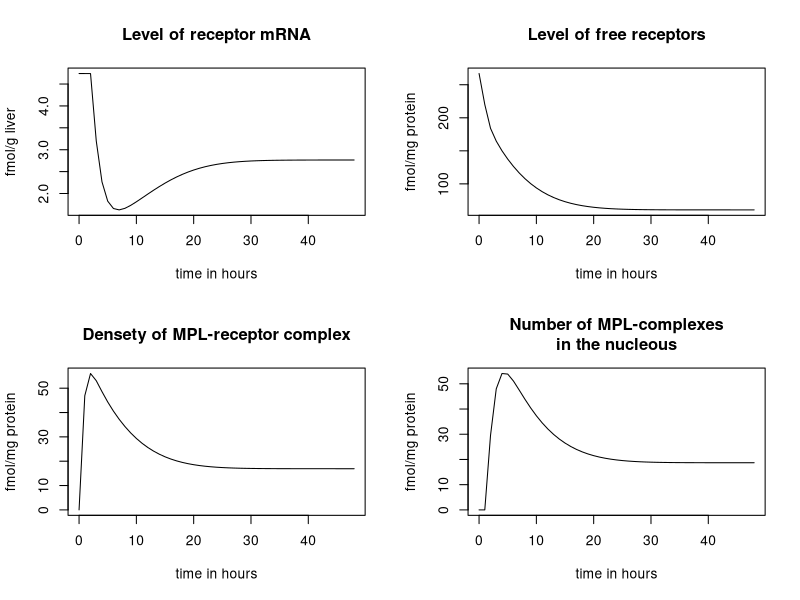
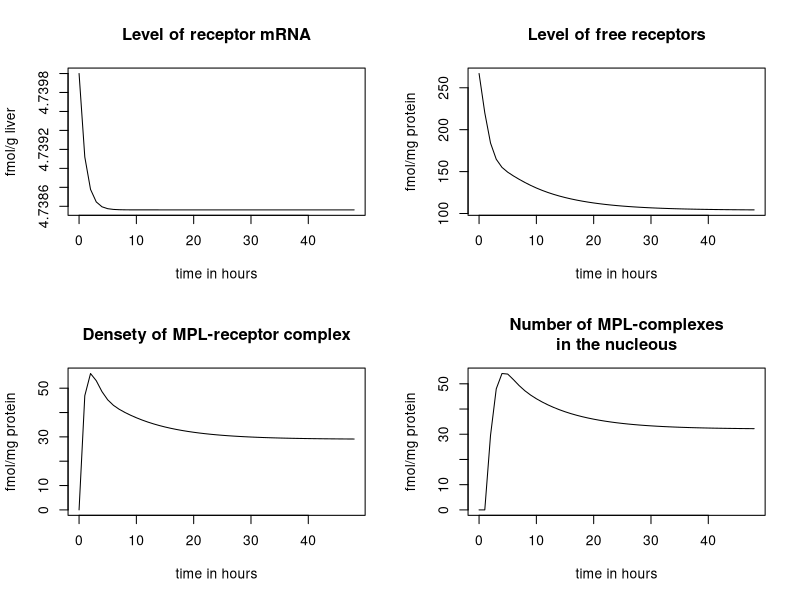
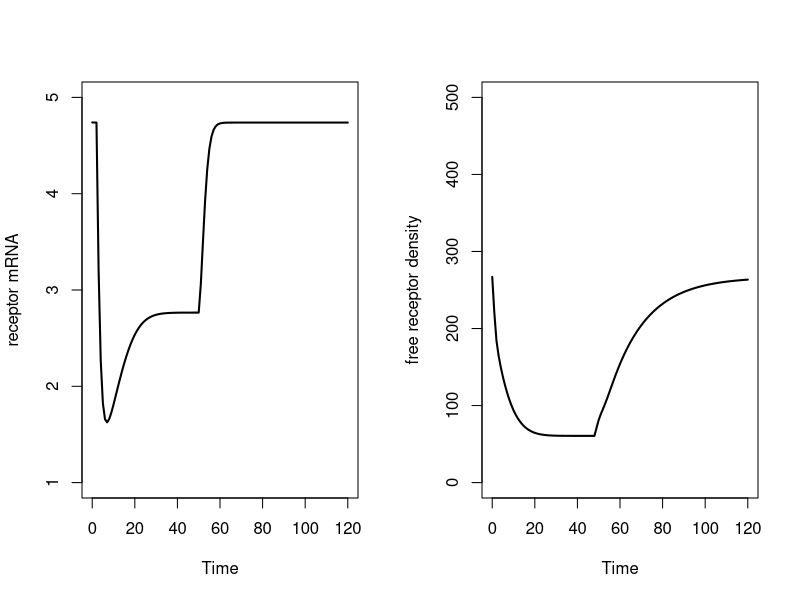
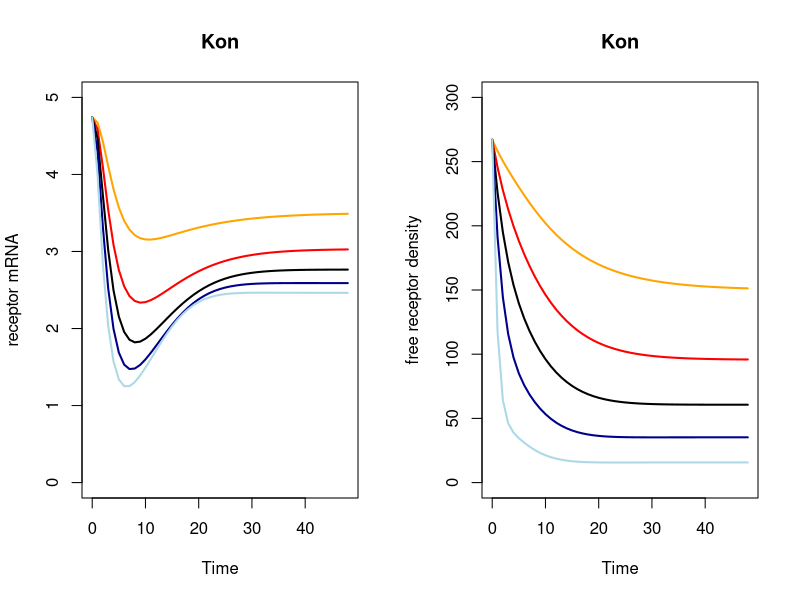
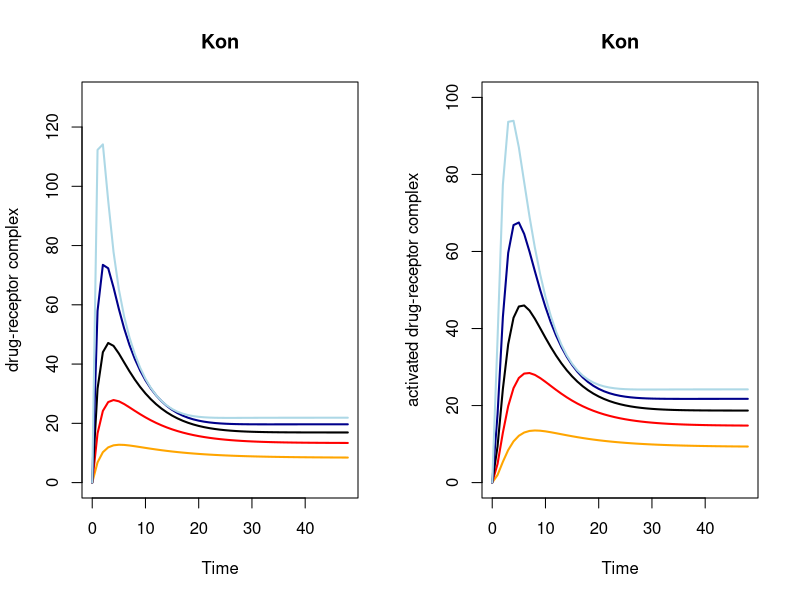
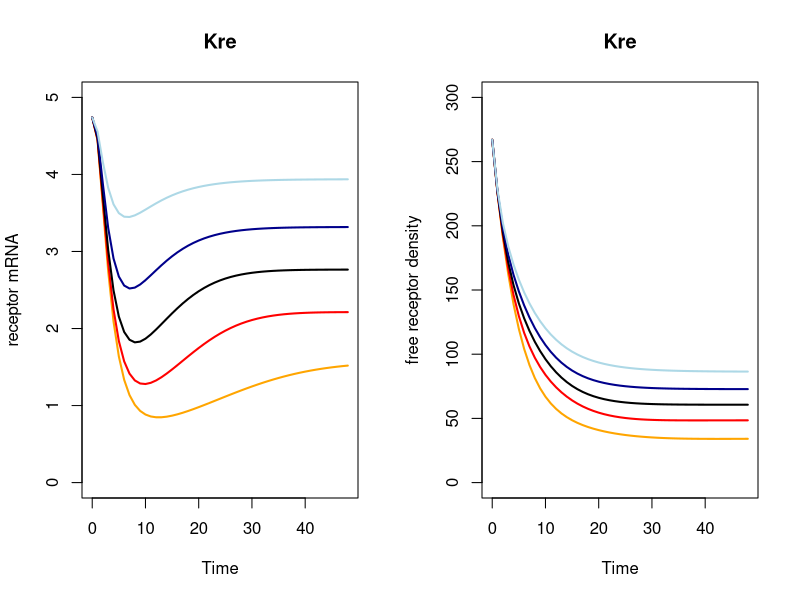
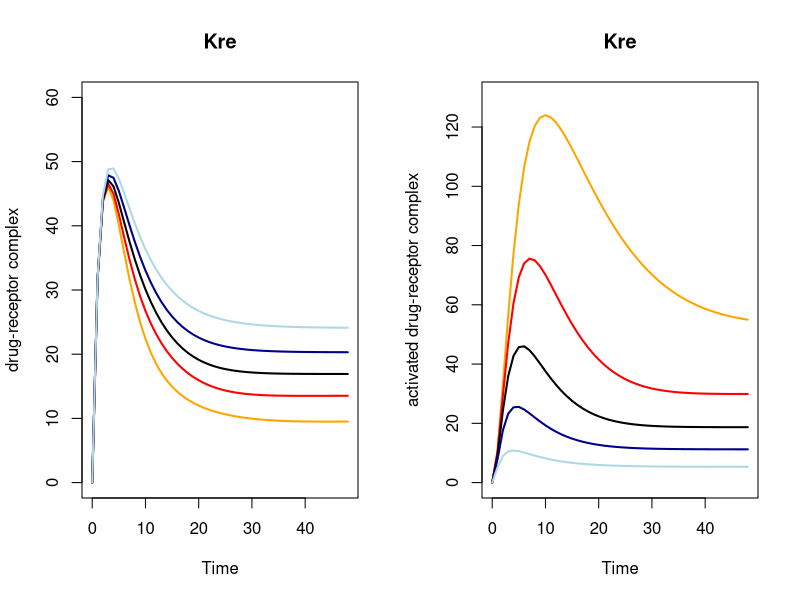
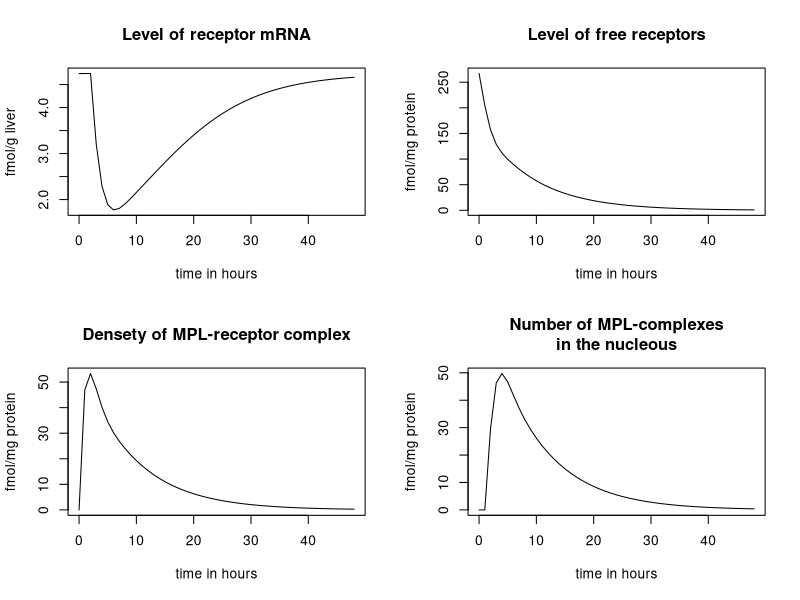

The R script that drew these images, in order:
## ---- chunk 1
knitr::opts_chunk$set(echo = TRUE)
## ---- chunk 2
library(deSolve)
# Parameters
parameters <- c(ks_Rm = 2.90, # fmol/g liver/h
                IC50_Rm = 26.2, # fmol/mg protein
                kon = 0.00329, # L/nmol/h
                kT = 0.63, # 1/h
                kre = 0.57, # 1/h
                Rf = 0.49,
                kd_R = 0.0572, # 1/h
                kd_Rm = 0.612,
                ks_R = 3.22,
                D = 53.409) # nmol/L
# Initial state
state <- c(Rmo = 4.74, # fmol/g liver
           Ro = 267, # fmol/mg protein
           DR = 0, # fmol/ mg protein
           DRN = 0) # fmol/mg protein
# Model
GR <- function(t, state, parms){
  with(as.list(c(state, parms)),{
    dmRNAR <- ks_Rm * (1 - DRN/(IC50_Rm + DRN)) - kd_Rm * Rmo
    dR <- ks_R * Rmo + Rf * kre * DRN - kon * D * Ro - kd_R * Ro
    dDR <- kon * D * Ro - kT * DR
    dDRN <- kT * DR - kre * DRN
    return(list(c(dmRNAR, dR, dDR, dDRN)))
  })}
# Timeframe
times <- seq(0, 48, by = 1)
# Run model
out <- ode(y = state, times = times, parms = parameters, func = GR, method = "euler")
## ---- chunk 3
# Plot
plot(out, main = c("Level of receptor mRNA", "Level of free receptors",
                   "Densety of MPL-receptor complex", "Number of MPL-complexes\nin the nucleous"),
     xlab = "time in hours",
     ylab = c("fmol/g liver", "fmol/mg protein", "fmol/mg protein", "fmol/mg protein"))
## ---- chunk 4
GR <- function(t, state, parms){
  with(as.list(c(state, parms)),{
    dmRNAR <- ks_Rm - kd_Rm * Rmo
    dR <- ks_R * Rmo + Rf * kre * DRN - kon * D * Ro - kd_R * Ro
    dDR <- kon * D * Ro - kT * DR
    dDRN <- kT * DR - kre * DRN
    return(list(c(dmRNAR, dR, dDR, dDRN)))
  })}

out <- ode(y = state, times = times, parms = parameters, func = GR, method = "euler")

# Plot
plot(out, main = c("Level of receptor mRNA", "Level of free receptors",
                   "Densety of MPL-receptor complex", "Number of MPL-complexes\nin the nucleous"),
     xlab = "time in hours",
     ylab = c("fmol/g liver", "fmol/mg protein", "fmol/mg protein", "fmol/mg protein"))

## ---- chunk 5
GR <- function(t, state, parms){
  with(as.list(c(state, parms)),{
    dmRNAR <- ks_Rm * (1 - DRN/(IC50_Rm + DRN)) - kd_Rm * Rmo
    dR <- ks_R * Rmo + Rf * kre * DRN - kon * D * Ro - kd_R * Ro
    dDR <- kon * D * Ro - kT * DR
    dDRN <- kT * DR - kre * DRN
    return(list(c(dmRNAR, dR, dDR, dDRN)))
  })}

# Observation time series (using function seq)
Times  <-seq(0,24*2,by=1)
Times2 <- seq(0,24*3,by=1)

para_after <- replace(parameters, 10, 0)

out1 <- ode(y = state, times = Times, parms = parameters, func = GR, method = "euler")
out2 <- ode(y=out1[length(Times),2:5], times=Times2, parms= para_after, func = GR, method = "euler")

out2[,1] <- out2[,1]+Times[length(Times)]

out_n <- rbind(out1,out2)

# Convert output to dataframe for easy post-processing using $ notation
out_r<-as.data.frame(out_n)

# Make plot of concentration of receptor mRNa and free receptor density
par(mfrow=c(1,2))
plot(out_r$time,out_r$Rm,ylim = c(1,5), xlab="Time",ylab="receptor mRNA",type="l",lwd=2)
plot(out_r$time,out_r$Ro, ylim = c(0,500), xlab="Time",ylab="free receptor density",type="l",lwd=2)
## ---- chunk 6
# Model
GR <- function(t, state, parms){
  with(as.list(c(state, parms)),{
    dmRNAR <- ks_Rm * (1 - DRN/(IC50_Rm + DRN)) - kd_Rm * Rmo
    dR <- ks_R * Rmo + Rf * kre * DRN - kon * D * Ro - kd_R * Ro
    dDR <- kon * D * Ro - kT * DR
    dDRN <- kT * DR - kre * DRN
    return(list(c(dmRNAR, dR, dDR, dDRN)))
  })}

# Initial state
state <- c(Rmo = 4.74, # fmol/g liver
           Ro = 267, # fmol/mg protein
           DR = 0, # fmol/ mg protein
           DRN = 0) # fmol/mg protein

# Observation time series (using function seq)
ObservationTimes<-seq(0,24*2,by=1)

factors <- c(1/5,1/2,1,2,5)

# Load model parameters
MyParms_kon<-cbind(
  ks_Rm=rep(2.9,times=length(factors)),
  IC50_Rm=rep(26.2,times=length(factors)),
  kon=0.00329*factors,
  kT=rep(0.63,times=length(factors)),
  kre=rep(0.57,times=length(factors)),
  Rf=rep(0.49,times=length(factors)),
  kd_R=rep(0.0572,times=length(factors)),
  kd_Rm=rep(0.612,times=length(factors)),
  ks_R=rep(3.22,times=length(factors)),
  D=rep(20*1000/374.471,times=length(factors))
)

MyParms_kre<-cbind(
  ks_Rm=rep(2.9,times=length(factors)),
  IC50_Rm=rep(26.2,times=length(factors)),
  kon=rep(0.00329,times=length(factors)),
  kT=rep(0.63,times=length(factors)),
  kre=0.57*factors,
  Rf=rep(0.49,times=length(factors)),
  kd_R=rep(0.0572,times=length(factors)),
  kd_Rm=rep(0.612,times=length(factors)),
  ks_R=rep(3.22,times=length(factors)),
  D=rep(20*1000/374.471,times=length(factors))
  )

# simulations for different kon

for (i in 1:length(factors)){
# call lsoda and store result in out
  out <- ode(
    y=state, 
    times=ObservationTimes,   							
    func=GR, 
    parms=MyParms_kon[i,]
  )  
  # Convert output to dataframe for easy post-processing using $ notation
  out<-as.data.frame(out)
  out$kon <- MyParms_kon[i,c("kon")]
  
  if (i>1)
   {  
       simset_kon<-rbind(simset_kon,out)
   }
   else
   {
       simset_kon<-out
   }
}



# simulations for different kre

for (i in 1:length(factors)){
# call lsoda and store result in out
  out <- ode(
     y=state, 
     times=ObservationTimes,     						
    func=GR, 
    parms=MyParms_kre[i,]
  )  
  # Convert output to dataframe for easy post-processing using $ notation
  out<-as.data.frame(out)
  out$kre <- MyParms_kre[i,c("kre")]
  
  if (i>1)
   {  
       simset_kre<-rbind(simset_kre,out)
   }
   else
   {
       simset_kre<-out
   }
}



# Make plots of concentration of receptor mRNa and free receptor density
par(mfrow=c(1,2))
  plot(simset_kon$time[simset_kon$kon==MyParms_kon[1,c("kon")]],simset_kon$Rm[simset_kon$kon==MyParms_kon[1,c("kon")]],ylim = c(0,5), xlab="Time",ylab="receptor mRNA", main = 'Kon', type="l",lwd=2, col="orange")
  lines(simset_kon$time[simset_kon$kon==MyParms_kon[2,c("kon")]],simset_kon$Rm[simset_kon$kon==MyParms_kon[2,c("kon")]],ylim = c(0,5), type="l",lwd=2, col="red")
  lines(simset_kon$time[simset_kon$kon==MyParms_kon[3,c("kon")]],simset_kon$Rm[simset_kon$kon==MyParms_kon[3,c("kon")]],ylim = c(0,5), type="l",lwd=2, col="black")
  lines(simset_kon$time[simset_kon$kon==MyParms_kon[4,c("kon")]],simset_kon$Rm[simset_kon$kon==MyParms_kon[4,c("kon")]],ylim = c(0,5), type="l",lwd=2, col="darkblue")
  lines(simset_kon$time[simset_kon$kon==MyParms_kon[5,c("kon")]],simset_kon$Rm[simset_kon$kon==MyParms_kon[5,c("kon")]],ylim = c(0,5), type="l",lwd=2, col="lightblue")

  plot(simset_kon$time[simset_kon$kon==MyParms_kon[1,c("kon")]],simset_kon$Ro[simset_kon$kon==MyParms_kon[1,c("kon")]], ylim = c(0,300), xlab="Time",ylab="free receptor density",main = 'Kon',type="l",lwd=2, col="orange")
  lines(simset_kon$time[simset_kon$kon==MyParms_kon[2,c("kon")]],simset_kon$Ro[simset_kon$kon==MyParms_kon[2,c("kon")]], ylim = c(0,300), type="l",lwd=2, col="red")
  lines(simset_kon$time[simset_kon$kon==MyParms_kon[3,c("kon")]],simset_kon$Ro[simset_kon$kon==MyParms_kon[3,c("kon")]], ylim = c(0,300), type="l",lwd=2, col="black")
  lines(simset_kon$time[simset_kon$kon==MyParms_kon[4,c("kon")]],simset_kon$Ro[simset_kon$kon==MyParms_kon[4,c("kon")]], ylim = c(0,300), type="l",lwd=2, col="darkblue")
  lines(simset_kon$time[simset_kon$kon==MyParms_kon[5,c("kon")]],simset_kon$Ro[simset_kon$kon==MyParms_kon[5,c("kon")]], ylim = c(0,300), type="l",lwd=2, col="lightblue")

  plot(simset_kon$time[simset_kon$kon==MyParms_kon[1,c("kon")]],simset_kon$DR[simset_kon$kon==MyParms_kon[1,c("kon")]], ylim = c(0,130), xlab="Time",ylab="drug-receptor complex",main = 'Kon',type="l",lwd=2, col="orange")
  lines(simset_kon$time[simset_kon$kon==MyParms_kon[2,c("kon")]],simset_kon$DR[simset_kon$kon==MyParms_kon[2,c("kon")]], ylim = c(0,130), type="l",lwd=2, col="red")
  lines(simset_kon$time[simset_kon$kon==MyParms_kon[3,c("kon")]],simset_kon$DR[simset_kon$kon==MyParms_kon[3,c("kon")]], ylim = c(0,130), type="l",lwd=2, col="black")
  lines(simset_kon$time[simset_kon$kon==MyParms_kon[4,c("kon")]],simset_kon$DR[simset_kon$kon==MyParms_kon[4,c("kon")]], ylim = c(0,130), type="l",lwd=2, col="darkblue")
  lines(simset_kon$time[simset_kon$kon==MyParms_kon[5,c("kon")]],simset_kon$DR[simset_kon$kon==MyParms_kon[5,c("kon")]], ylim = c(0,130), type="l",lwd=2, col="lightblue")

  plot(simset_kon$time[simset_kon$kon==MyParms_kon[1,c("kon")]],simset_kon$DRN[simset_kon$kon==MyParms_kon[1,c("kon")]], ylim = c(0,100), xlab="Time",ylab="activated drug-receptor complex",main = 'Kon',type="l",lwd=2, col="orange")
  lines(simset_kon$time[simset_kon$kon==MyParms_kon[2,c("kon")]],simset_kon$DRN[simset_kon$kon==MyParms_kon[2,c("kon")]], ylim = c(0,100), type="l",lwd=2, col="red")
  lines(simset_kon$time[simset_kon$kon==MyParms_kon[3,c("kon")]],simset_kon$DRN[simset_kon$kon==MyParms_kon[3,c("kon")]], ylim = c(0,100), type="l",lwd=2, col="black")
  lines(simset_kon$time[simset_kon$kon==MyParms_kon[4,c("kon")]],simset_kon$DRN[simset_kon$kon==MyParms_kon[4,c("kon")]], ylim = c(0,100), type="l",lwd=2, col="darkblue")
  lines(simset_kon$time[simset_kon$kon==MyParms_kon[5,c("kon")]],simset_kon$DRN[simset_kon$kon==MyParms_kon[5,c("kon")]], ylim = c(0,100), type="l",lwd=2, col="lightblue")

# Make plots of concentration of receptor mRNa and free receptor density
par(mfrow=c(1,2))
  plot(simset_kre$time[simset_kre$kre==MyParms_kre[1,c("kre")]],simset_kre$Rm[simset_kre$kre==MyParms_kre[1,c("kre")]],ylim = c(0,5), xlab="Time",ylab="receptor mRNA",main = 'Kre',type="l",lwd=2, col="orange")
  lines(simset_kre$time[simset_kre$kre==MyParms_kre[2,c("kre")]],simset_kre$Rm[simset_kre$kre==MyParms_kre[2,c("kre")]],ylim = c(0,5), type="l",lwd=2, col="red")
  lines(simset_kre$time[simset_kre$kre==MyParms_kre[3,c("kre")]],simset_kre$Rm[simset_kre$kre==MyParms_kre[3,c("kre")]],ylim = c(0,5), type="l",lwd=2, col="black")
  lines(simset_kre$time[simset_kre$kre==MyParms_kre[4,c("kre")]],simset_kre$Rm[simset_kre$kre==MyParms_kre[4,c("kre")]],ylim = c(0,5), type="l",lwd=2, col="darkblue")
  lines(simset_kre$time[simset_kre$kre==MyParms_kre[5,c("kre")]],simset_kre$Rm[simset_kre$kre==MyParms_kre[5,c("kre")]],ylim = c(0,5), type="l",lwd=2, col="lightblue")

  plot(simset_kre$time[simset_kre$kre==MyParms_kre[1,c("kre")]],simset_kre$Ro[simset_kre$kre==MyParms_kre[1,c("kre")]], ylim = c(0,300), xlab="Time",ylab="free receptor density",main = 'Kre',type="l",lwd=2, col="orange")
  lines(simset_kre$time[simset_kre$kre==MyParms_kre[2,c("kre")]],simset_kre$Ro[simset_kre$kre==MyParms_kre[2,c("kre")]], ylim = c(0,300), type="l",lwd=2, col="red")
  lines(simset_kre$time[simset_kre$kre==MyParms_kre[3,c("kre")]],simset_kre$Ro[simset_kre$kre==MyParms_kre[3,c("kre")]], ylim = c(0,300), type="l",lwd=2, col="black")
  lines(simset_kre$time[simset_kre$kre==MyParms_kre[4,c("kre")]],simset_kre$Ro[simset_kre$kre==MyParms_kre[4,c("kre")]], ylim = c(0,300), type="l",lwd=2, col="darkblue")
  lines(simset_kre$time[simset_kre$kre==MyParms_kre[5,c("kre")]],simset_kre$Ro[simset_kre$kre==MyParms_kre[5,c("kre")]], ylim = c(0,300), type="l",lwd=2, col="lightblue")

  plot(simset_kre$time[simset_kre$kre==MyParms_kre[1,c("kre")]],simset_kre$DR[simset_kre$kre==MyParms_kre[1,c("kre")]], ylim = c(0,60), xlab="Time",ylab="drug-receptor complex",main = 'Kre',type="l",lwd=2, col="orange")
  lines(simset_kre$time[simset_kre$kre==MyParms_kre[2,c("kre")]],simset_kre$DR[simset_kre$kre==MyParms_kre[2,c("kre")]], ylim = c(0,60), type="l",lwd=2, col="red")
  lines(simset_kre$time[simset_kre$kre==MyParms_kre[3,c("kre")]],simset_kre$DR[simset_kre$kre==MyParms_kre[3,c("kre")]], ylim = c(0,60), type="l",lwd=2, col="black")
  lines(simset_kre$time[simset_kre$kre==MyParms_kre[4,c("kre")]],simset_kre$DR[simset_kre$kre==MyParms_kre[4,c("kre")]], ylim = c(0,60), type="l",lwd=2, col="darkblue")
  lines(simset_kre$time[simset_kre$kre==MyParms_kre[5,c("kre")]],simset_kre$DR[simset_kre$kre==MyParms_kre[5,c("kre")]], ylim = c(0,60), type="l",lwd=2, col="lightblue")

  plot(simset_kre$time[simset_kre$kre==MyParms_kre[1,c("kre")]],simset_kre$DRN[simset_kre$kre==MyParms_kre[1,c("kre")]], ylim = c(0,130), xlab="Time",ylab="activated drug-receptor complex",main = 'Kre',type="l",lwd=2, col="orange")
  lines(simset_kre$time[simset_kre$kre==MyParms_kre[2,c("kre")]],simset_kre$DRN[simset_kre$kre==MyParms_kre[2,c("kre")]], ylim = c(0,130), type="l",lwd=2, col="red")
  lines(simset_kre$time[simset_kre$kre==MyParms_kre[3,c("kre")]],simset_kre$DRN[simset_kre$kre==MyParms_kre[3,c("kre")]], ylim = c(0,130), type="l",lwd=2, col="black")
  lines(simset_kre$time[simset_kre$kre==MyParms_kre[4,c("kre")]],simset_kre$DRN[simset_kre$kre==MyParms_kre[4,c("kre")]], ylim = c(0,130), type="l",lwd=2, col="darkblue")
  lines(simset_kre$time[simset_kre$kre==MyParms_kre[5,c("kre")]],simset_kre$DRN[simset_kre$kre==MyParms_kre[5,c("kre")]], ylim = c(0,130), type="l",lwd=2, col="lightblue")
## ---- chunk 7
para_alt <- replace(parameters, 9, 0)

out <- ode(y = state, times = times, parms = para_alt, func = GR, method = "euler")

# Plot
plot(out, main = c("Level of receptor mRNA", "Level of free receptors",
                   "Densety of MPL-receptor complex", "Number of MPL-complexes\nin the nucleous"),
     xlab = "time in hours",
     ylab = c("fmol/g liver", "fmol/mg protein", "fmol/mg protein", "fmol/mg protein"))
## ---- chunk 8
fifthGenerationModel <- function(t, x, parms) 
{
  Rm <- x[1]           # mRNA for the receptor
  R <- x[2]           # receptor density
  DR <- x[3]           # drug-receptor comples
  DRN <- x[4]         # nuclear activated drug-receptor complex
  
  with(as.list(parms),
  {
     dRm <- ksyn_rm*(1-DRN/(IC50 + DRN)) - kdgr_rm*Rm
     dR <- ksyn_r*Rm + rf*kre*DRN - kon*D*R - kdgr_r*R
     dDR <- kon*D*R - kt*DR
     dDRN <- kt*DR - kre*DRN
 
     # store results in res
     res<-c(dRm,dR,dDR,dDRN)
     list(res)
  })
}

# Observation time series (using function seq)
ObservationTimes<-seq(0,24*2,by=1)

factors <- c(1/5,1/2,1,2,5)
ksyn_rm=2.9*factors
kdgr_rm=ksyn_rm/4.74

# Load model parameters
MyParms_ksyn_rm<-cbind(
  ksyn_rm=ksyn_rm,
  IC50=rep(26.2,times=length(factors)),
  kon=rep(0.00329,times=length(factors)),
  kt=rep(0.63,times=length(factors)),
  kre=rep(0.57,times=length(factors)),
  rf=rep(0.49,times=length(factors)),
  kdgr_r=rep(0.0572,times=length(factors)),
  kdgr_rm=kdgr_rm,
  ksyn_r=rep(3.22,times=length(factors)),
  D=rep(20*1000/374.471,times=length(factors))   #(20/374.471)*1000
)


# simulations for different ksyn_rm

for (i in 1:length(factors)){
# call lsoda and store result in out
  out <- ode(
      y=state, 
     times=ObservationTimes,   							
    func=fifthGenerationModel, 
    parms=MyParms_ksyn_rm[i,]
  )  
  # Convert output to dataframe for easy post-processing using $ notation
  out<-as.data.frame(out)
  out$ksyn_rm <- MyParms_ksyn_rm[i,c("ksyn_rm")]
  
  if (i>1)
   {  
       simset_ksyn_rm<-rbind(simset_ksyn_rm,out)
   }
   else
   {
       simset_ksyn_rm<-out
   }
}

# Make plots of concentration of receptor mRNa and free receptor density
par(mfrow=c(1,2))
  plot(simset_ksyn_rm$time[simset_ksyn_rm$ksyn_rm==MyParms_ksyn_rm[1,c("ksyn_rm")]],simset_ksyn_rm$Rm[simset_ksyn_rm$ksyn_rm==MyParms_ksyn_rm[1,c("ksyn_rm")]],ylim = c(0,5), xlab="Time",ylab="receptor mRNA",main ="Rmo", type="l",lwd=2, col="orange")
  lines(simset_ksyn_rm$time[simset_ksyn_rm$ksyn_rm==MyParms_ksyn_rm[2,c("ksyn_rm")]],simset_ksyn_rm$Rm[simset_ksyn_rm$ksyn_rm==MyParms_ksyn_rm[2,c("ksyn_rm")]],ylim = c(0,5), type="l",lwd=2, col="red")
  lines(simset_ksyn_rm$time[simset_ksyn_rm$ksyn_rm==MyParms_ksyn_rm[3,c("ksyn_rm")]],simset_ksyn_rm$Rm[simset_ksyn_rm$ksyn_rm==MyParms_ksyn_rm[3,c("ksyn_rm")]],ylim = c(0,5), type="l",lwd=2, col="black")
  lines(simset_ksyn_rm$time[simset_ksyn_rm$ksyn_rm==MyParms_ksyn_rm[4,c("ksyn_rm")]],simset_ksyn_rm$Rm[simset_ksyn_rm$ksyn_rm==MyParms_ksyn_rm[4,c("ksyn_rm")]],ylim = c(0,5), type="l",lwd=2, col="darkblue")
  lines(simset_ksyn_rm$time[simset_ksyn_rm$ksyn_rm==MyParms_ksyn_rm[5,c("ksyn_rm")]],simset_ksyn_rm$Rm[simset_ksyn_rm$ksyn_rm==MyParms_ksyn_rm[5,c("ksyn_rm")]],ylim = c(0,5), type="l",lwd=2, col="lightblue")

  plot(simset_ksyn_rm$time[simset_ksyn_rm$ksyn_rm==MyParms_ksyn_rm[1,c("ksyn_rm")]],simset_ksyn_rm$Ro[simset_ksyn_rm$ksyn_rm==MyParms_ksyn_rm[1,c("ksyn_rm")]], ylim = c(0,300), xlab="Time",ylab="free receptor density",main = "Ro", type="l",lwd=2, col="orange")
  lines(simset_ksyn_rm$time[simset_ksyn_rm$ksyn_rm==MyParms_ksyn_rm[2,c("ksyn_rm")]],simset_ksyn_rm$Ro[simset_ksyn_rm$ksyn_rm==MyParms_ksyn_rm[2,c("ksyn_rm")]], ylim = c(0,300), type="l",lwd=2, col="red")
  lines(simset_ksyn_rm$time[simset_ksyn_rm$ksyn_rm==MyParms_ksyn_rm[3,c("ksyn_rm")]],simset_ksyn_rm$Ro[simset_ksyn_rm$ksyn_rm==MyParms_ksyn_rm[3,c("ksyn_rm")]], ylim = c(0,300), type="l",lwd=2, col="black")
  lines(simset_ksyn_rm$time[simset_ksyn_rm$ksyn_rm==MyParms_ksyn_rm[4,c("ksyn_rm")]],simset_ksyn_rm$Ro[simset_ksyn_rm$ksyn_rm==MyParms_ksyn_rm[4,c("ksyn_rm")]], ylim = c(0,300), type="l",lwd=2, col="darkblue")
  lines(simset_ksyn_rm$time[simset_ksyn_rm$ksyn_rm==MyParms_ksyn_rm[5,c("ksyn_rm")]],simset_ksyn_rm$Ro[simset_ksyn_rm$ksyn_rm==MyParms_ksyn_rm[5,c("ksyn_rm")]], ylim = c(0,300), type="l",lwd=2, col="lightblue")

  plot(simset_ksyn_rm$time[simset_ksyn_rm$ksyn_rm==MyParms_ksyn_rm[1,c("ksyn_rm")]],simset_ksyn_rm$DR[simset_ksyn_rm$ksyn_rm==MyParms_ksyn_rm[1,c("ksyn_rm")]], ylim = c(0,60), xlab="Time",ylab="drug-receptor complex",main = "DR", type="l",lwd=2, col="orange")
  lines(simset_ksyn_rm$time[simset_ksyn_rm$ksyn_rm==MyParms_ksyn_rm[2,c("ksyn_rm")]],simset_ksyn_rm$DR[simset_ksyn_rm$ksyn_rm==MyParms_ksyn_rm[2,c("ksyn_rm")]], ylim = c(0,60), type="l",lwd=2, col="red")
  lines(simset_ksyn_rm$time[simset_ksyn_rm$ksyn_rm==MyParms_ksyn_rm[3,c("ksyn_rm")]],simset_ksyn_rm$DR[simset_ksyn_rm$ksyn_rm==MyParms_ksyn_rm[3,c("ksyn_rm")]], ylim = c(0,60), type="l",lwd=2, col="black")
  lines(simset_ksyn_rm$time[simset_ksyn_rm$ksyn_rm==MyParms_ksyn_rm[4,c("ksyn_rm")]],simset_ksyn_rm$DR[simset_ksyn_rm$ksyn_rm==MyParms_ksyn_rm[4,c("ksyn_rm")]], ylim = c(0,60), type="l",lwd=2, col="darkblue")
  lines(simset_ksyn_rm$time[simset_ksyn_rm$ksyn_rm==MyParms_ksyn_rm[5,c("ksyn_rm")]],simset_ksyn_rm$DR[simset_ksyn_rm$ksyn_rm==MyParms_ksyn_rm[5,c("ksyn_rm")]], ylim = c(0,60), type="l",lwd=2, col="lightblue")

  plot(simset_ksyn_rm$time[simset_ksyn_rm$ksyn_rm==MyParms_ksyn_rm[1,c("ksyn_rm")]],simset_ksyn_rm$DRN[simset_ksyn_rm$ksyn_rm==MyParms_ksyn_rm[1,c("ksyn_rm")]], ylim = c(0,60), xlab="Time",ylab="activated drug-receptor complex",main = "DRN", type="l",lwd=2, col="orange")
  lines(simset_ksyn_rm$time[simset_ksyn_rm$ksyn_rm==MyParms_ksyn_rm[2,c("ksyn_rm")]],simset_ksyn_rm$DRN[simset_ksyn_rm$ksyn_rm==MyParms_ksyn_rm[2,c("ksyn_rm")]], ylim = c(0,60), type="l",lwd=2, col="red")
  lines(simset_ksyn_rm$time[simset_ksyn_rm$ksyn_rm==MyParms_ksyn_rm[3,c("ksyn_rm")]],simset_ksyn_rm$DRN[simset_ksyn_rm$ksyn_rm==MyParms_ksyn_rm[3,c("ksyn_rm")]], ylim = c(0,60), type="l",lwd=2, col="black")
  lines(simset_ksyn_rm$time[simset_ksyn_rm$ksyn_rm==MyParms_ksyn_rm[4,c("ksyn_rm")]],simset_ksyn_rm$DRN[simset_ksyn_rm$ksyn_rm==MyParms_ksyn_rm[4,c("ksyn_rm")]], ylim = c(0,60), type="l",lwd=2, col="darkblue")
  lines(simset_ksyn_rm$time[simset_ksyn_rm$ksyn_rm==MyParms_ksyn_rm[5,c("ksyn_rm")]],simset_ksyn_rm$DRN[simset_ksyn_rm$ksyn_rm==MyParms_ksyn_rm[5,c("ksyn_rm")]], ylim = c(0,60), type="l",lwd=2, col="lightblue")
